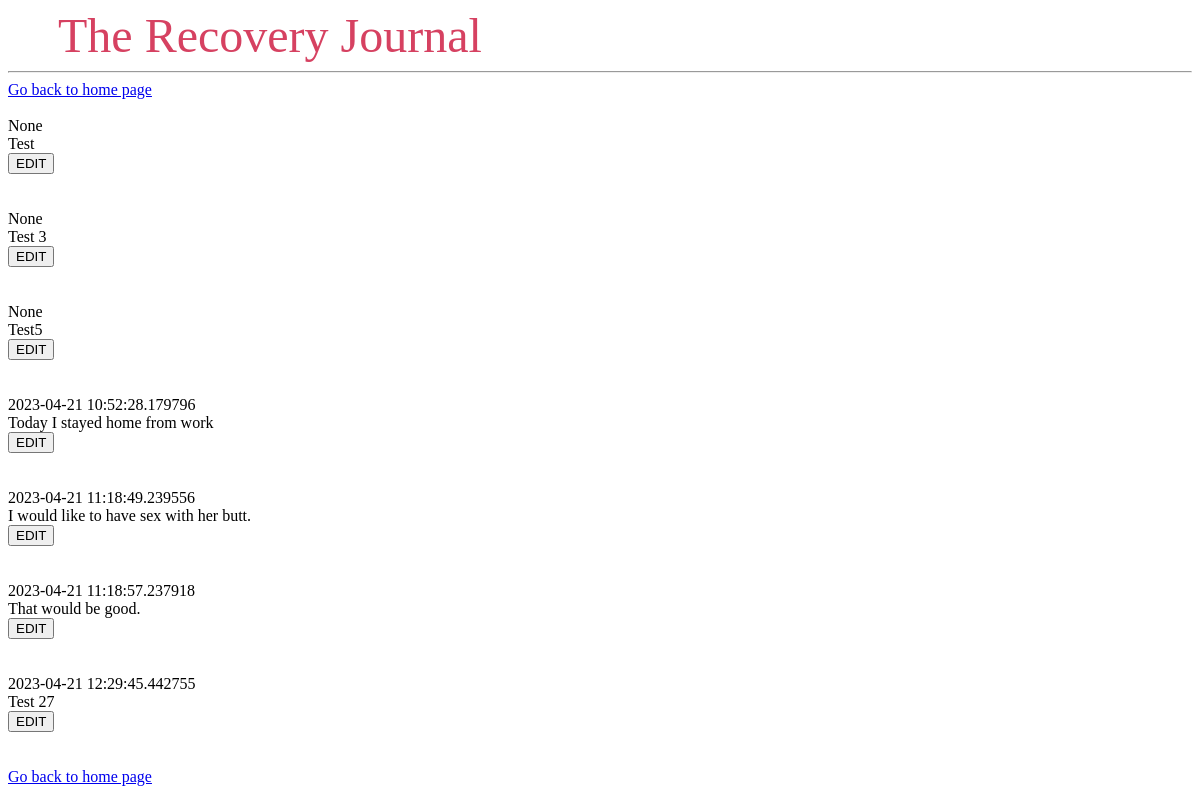
The page /list (signed in) on the database as committed earlier.
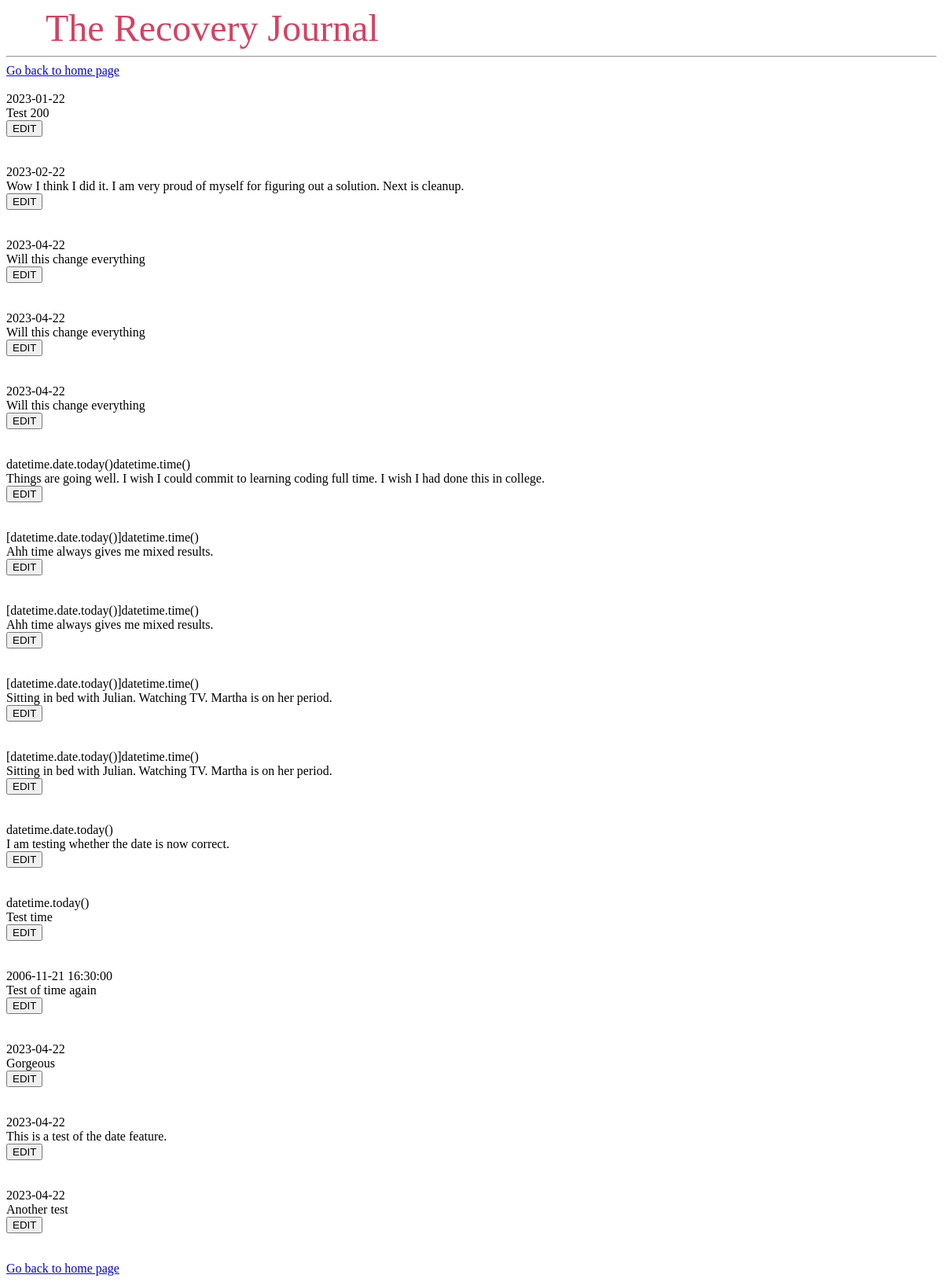
The same page on the database as committed later.
### tables this page shows
CREATE TABLE "entries" (
	"ID"	INTEGER,
	"username"	TEXT,
	"entrydate"	TEXT,
	"entry"	TEXT,
	PRIMARY KEY("ID" AUTOINCREMENT)
);

### rjp.py (the view)
@app.route('/list')
def list():
	username=session.get('user')
	con = sqlite3.connect("rjp.db")
	con.row_factory = sqlite3.Row
	cur = con.cursor()
	cur.execute("SELECT * FROM entries WHERE username = ?", [username])
	rows = cur.fetchall();
	return render_template("list.html",rows = rows)

### templates/list.html
{% extends 'base.html' %}
{% block content %}
      <a href = "/home/">Go back to home page</a><br><br>
         {% for row in rows %}
               {{row["entrydate"]}}<br>
               {{row["entry"]}}<br>
               <form action="/edit/" method="post">
               <input name={{row["entrydate"]}} value="EDIT" type="submit"> </form>
               <br>
               <br>
{% endfor %}
      <a href = "/home/">Go back to home page</a>
{% endblock %}

Rows that differ between the two databases and show on the page:
removed entries: entrydate "None", entry "Test"
removed entries: entrydate "None", entry "Test 3"
removed entries: entrydate "None", entry "Test5"
removed entries: entrydate "2023-04-21 10:52:28.179796", entry "Today I stayed home from work"
removed entries: entrydate "2023-04-21 11:18:49.239556", entry "I would like to have sex with her butt."
removed entries: entrydate "2023-04-21 11:18:57.237918", entry "That would be good."
removed entries: entrydate "2023-04-21 12:29:45.442755", entry "Test 27"
added entries: entrydate "2023-01-22", entry "Test 200"
added entries: entrydate "2023-02-22", entry "Wow I think I did it. I am very proud of myself for figuring out a solution. Next is cleanup."
added entries: entrydate "2023-04-22", entry "Will this change everything"
added entries: entrydate "2023-04-22", entry "Will this change everything"
added entries: entrydate "2023-04-22", entry "Will this change everything"
added entries: entrydate "datetime.date.today()datetime.time()", entry "Things are going well. I wish I could commit to learning coding full time. I wish I had done this in college."
added entries: entrydate "[datetime.date.today()]datetime.time()", entry "Ahh time always gives me mixed results."
added entries: entrydate "[datetime.date.today()]datetime.time()", entry "Ahh time always gives me mixed results."
added entries: entrydate "[datetime.date.today()]datetime.time()", entry "Sitting in bed with Julian. Watching TV. Martha is on her period."
added entries: entrydate "[datetime.date.today()]datetime.time()", entry "Sitting in bed with Julian. Watching TV. Martha is on her period."
added entries: entrydate "datetime.date.today()", entry "I am testing whether the date is now correct."
added entries: entrydate "datetime.today()", entry "Test time"
added entries: entrydate "2006-11-21 16:30:00", entry "Test of time again"
added entries: entrydate "2023-04-22", entry "Gorgeous"
added entries: entrydate "2023-04-22", entry "This is a test of the date feature."
added entries: entrydate "2023-04-22", entry "Another test"
